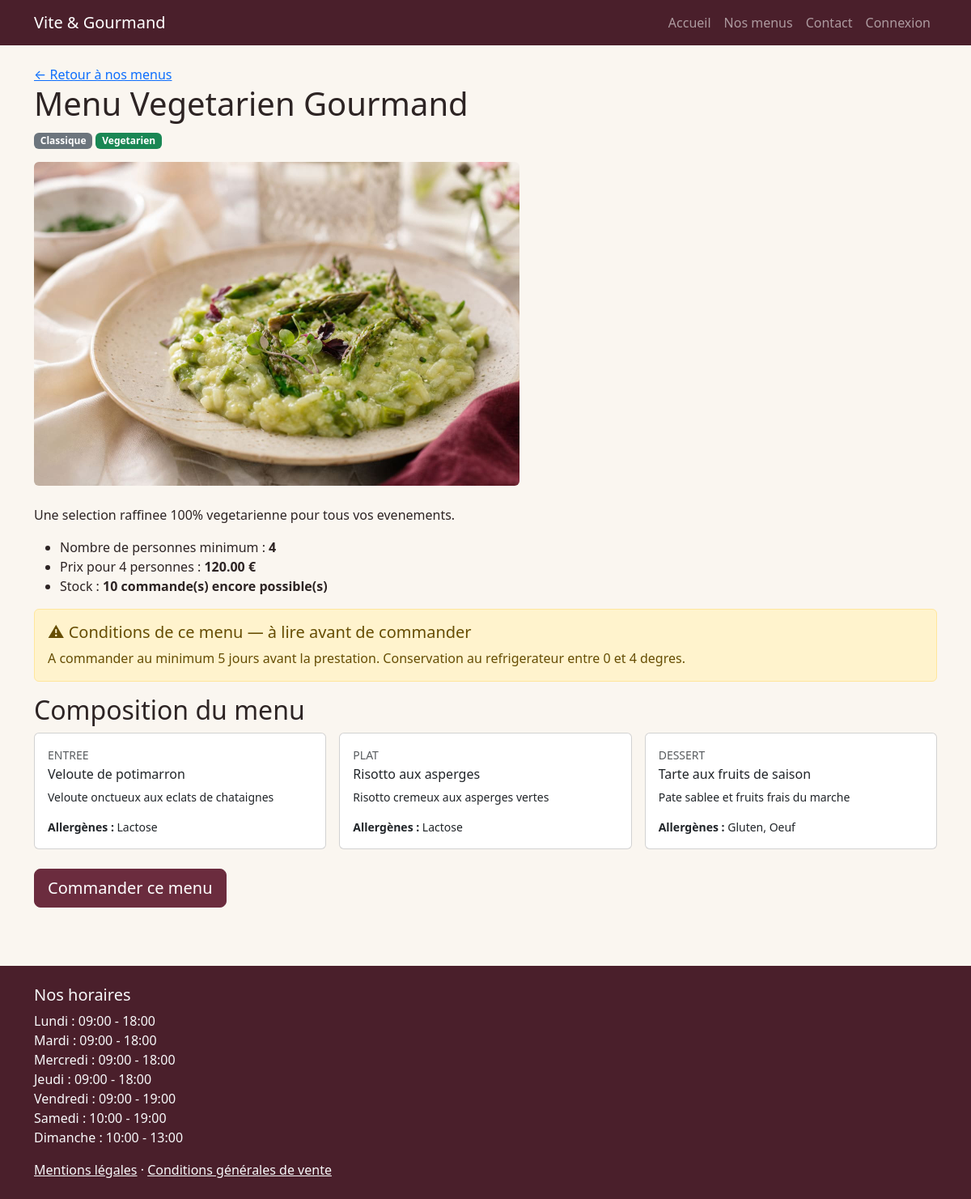
Page /menu-detail.php?id=3 on the committed database.
### tables this page shows
CREATE TABLE menu (
    id_menu INT AUTO_INCREMENT PRIMARY KEY,
    titre VARCHAR(100) NOT NULL,
    description TEXT NOT NULL,
    nb_personnes_min INT NOT NULL,
    prix_min DECIMAL(10,2) NOT NULL,            
    stock_disponible INT NOT NULL DEFAULT 0,    
    conditions TEXT NOT NULL,                   
    actif BOOLEAN NOT NULL DEFAULT TRUE,
    id_theme INT NOT NULL,
    id_regime INT NOT NULL,
    CONSTRAINT fk_menu_theme FOREIGN KEY (id_theme) REFERENCES theme(id_theme),
    CONSTRAINT fk_menu_regime FOREIGN KEY (id_regime) REFERENCES regime(id_regime)
);

CREATE TABLE theme (
    id_theme INT AUTO_INCREMENT PRIMARY KEY,
    nom_theme VARCHAR(50) NOT NULL UNIQUE
);

CREATE TABLE regime (
    id_regime INT AUTO_INCREMENT PRIMARY KEY,
    nom_regime VARCHAR(50) NOT NULL UNIQUE
);

CREATE TABLE horaire (
    id_horaire INT AUTO_INCREMENT PRIMARY KEY,
    jour ENUM('lundi','mardi','mercredi','jeudi','vendredi','samedi','dimanche') NOT NULL UNIQUE,
    heure_ouverture TIME NOT NULL,
    heure_fermeture TIME NOT NULL
);

### config/env.php (called while the page is built, shortened)
<?php
function env(string $key, ?string $default = null): ?string
{
    $candidates = [
        getenv($key),
        $_ENV[$key] ?? null,
        $_SERVER[$key] ?? null,
    ];
    foreach ($candidates as $value) {
        if ($value !== false && $value !== null && $value !== '') {
            return (string) $value;
        }
    }
    return $default;
}

### config/app.php (called while the page is built, shortened)
<?php
function getBasePath(): string
{
    $scriptDir = str_replace('\\', '/', dirname($_SERVER['SCRIPT_NAME'] ?? '/ecf'));
    $base = rtrim($scriptDir, '/');
    return ($base === '' ? '' : $base) . '/';
}

### includes/menu-image.php (called while the page is built, shortened)
<?php
function menuImagePath(?string $urlImage): string
{
    $default = 'asset/img/menu-default.jpg';
    $root = dirname(__DIR__);
    if ($urlImage) {
        $relative = ltrim(str_replace('\\', '/', $urlImage), '/');
        if (is_file($root . '/' . $relative)) {
            return $relative;
        }
    }
    return $default;
}
function menuImageUrl(?string $urlImage, ?string $basePath = null): string
{
    return rtrim($basePath, '/') . '/' . menuImagePath($urlImage);
}

### menu-detail.php (the view, shortened to what this page needs)
<?php
require_once 'config/database.php';
$id = (int) ($_GET['id'] ?? 0);
$stmt = $pdo->prepare(
    'SELECT m.*, t.nom_theme, r.nom_regime
     FROM menu m
     JOIN theme t ON t.id_theme = m.id_theme
     JOIN regime r ON r.id_regime = m.id_regime
     WHERE m.id_menu = :id AND m.actif = TRUE'
);
$stmt->execute(['id' => $id]);
$menu = $stmt->fetch();
$stmt = $pdo->prepare('SELECT url_image, alt_text FROM image WHERE id_menu = :id');
$stmt->execute(['id' => $id]);
$images = $stmt->fetchAll();
$stmt = $pdo->prepare(
    "SELECT p.nom_plat, p.description, p.type_plat,
            GROUP_CONCAT(a.nom_allergene SEPARATOR ', ') AS allergenes
     FROM plat p
     JOIN menu_plat mp ON mp.id_plat = p.id_plat
     LEFT JOIN plat_allergene pa ON pa.id_plat = p.id_plat
     LEFT JOIN allergene a ON a.id_allergene = pa.id_allergene
     WHERE mp.id_menu = :id
     GROUP BY p.id_plat
     ORDER BY FIELD(p.type_plat, 'entree', 'plat', 'dessert')"
);
$stmt->execute(['id' => $id]);
$plats = $stmt->fetchAll();
require 'includes/header.php';
require_once __DIR__ . '/includes/menu-image.php';
$imagesResolues = [];
foreach ($images as $img) {
    $imagesResolues[] = [
        'url_image' => menuImageUrl($img['url_image'] ?? null, getBasePath()),
        'alt_text' => $img['alt_text'] ?: $menu['titre'],
    ];
}
?>
<nav aria-label="Fil d'Ariane">
    <a href="menus.php">&larr; Retour à nos menus</a>
</nav>
<h1><?= htmlspecialchars($menu['titre']) ?></h1>
<p>
    <span class="badge bg-secondary"><?= htmlspecialchars($menu['nom_theme']) ?></span>
    <span class="badge bg-success"><?= htmlspecialchars($menu['nom_regime']) ?></span>
</p>
<div id="galerie" class="carousel slide mb-4" data-bs-ride="carousel" style="max-width: 600px;">
    <div class="carousel-inner">
        <?php foreach ($imagesResolues as $i => $img): ?>
        <div class="carousel-item <?= $i === 0 ? 'active' : '' ?>">
            <img src="<?= htmlspecialchars($img['url_image']) ?>"
                 alt="<?= htmlspecialchars($img['alt_text']) ?>" class="d-block w-100 rounded">
        </div>
        <?php endforeach; ?>
    </div>
</div>
<p><?= nl2br(htmlspecialchars($menu['description'])) ?></p>
<ul>
    <li>Nombre de personnes minimum : <strong><?= $menu['nb_personnes_min'] ?></strong></li>
    <li>Prix pour <?= $menu['nb_personnes_min'] ?> personnes : <strong><?= $menu['prix_min'] ?> €</strong></li>
    <li>Stock : <strong><?= $menu['stock_disponible'] ?> commande(s) encore possible(s)</strong></li>
</ul>
<div class="alert alert-warning border border-warning-subtle" role="alert">
    <h2 class="h5">⚠ Conditions de ce menu — à lire avant de commander</h2>
    <p class="mb-0"><?= nl2br(htmlspecialchars($menu['conditions'])) ?></p>
</div>
<h2>Composition du menu</h2>
<div class="row g-3 mb-4">
    <?php foreach ($plats as $plat): ?>
    <div class="col-md-4">
        <div class="card h-100">
            <div class="card-body">
                <p class="text-uppercase text-muted small mb-1"><?= htmlspecialchars($plat['type_plat']) ?></p>
                <h3 class="h6"><?= htmlspecialchars($plat['nom_plat']) ?></h3>
                <p class="small"><?= htmlspecialchars($plat['description'] ?? '') ?></p>
                <p class="small mb-0">
                    <strong>Allergènes :</strong>
                    <?= $plat['allergenes'] ? htmlspecialchars($plat['allergenes']) : 'aucun' ?>
                </p>
            </div>
        </div>
    </div>
    <?php endforeach; ?>
</div>
<a class="btn btn-primary btn-lg" href="commande.php?menu=<?= $menu['id_menu'] ?>">Commander ce menu</a>
<?php require 'includes/footer.php'; ?>

### includes/footer.php (shortened to what this page needs)
</main>
<footer class="bg-dark text-light py-4 mt-5">
    <div class="container">
        <h2 class="h5">Nos horaires</h2>
        <ul class="list-unstyled">
            <?php
            $horaires = $pdo->query('SELECT jour, heure_ouverture, heure_fermeture FROM horaire')->fetchAll();
            foreach ($horaires as $h) {
                echo '<li>' . ucfirst($h['jour']) . ' : '
                    . substr($h['heure_ouverture'], 0, 5) . ' - '
                    . substr($h['heure_fermeture'], 0, 5) . '</li>';
            }
            ?>
        </ul>
        <p class="mb-0">
            <a class="link-light" href="<?= $basePath ?>mentions-legales.php">Mentions légales</a> ·
            <a class="link-light" href="<?= $basePath ?>cgv.php">Conditions générales de vente</a>
        </p>
    </div>
</footer>
</body>
</html>

### asset/index.css (style rules this page uses)
:root { --vg-bordeaux: #6b2c3e; --vg-bordeaux-dark: #4a1f2b; --vg-gold: #c9a227; --vg-cream: #faf6f0; --vg-text: #2d2424; }
html { height: 100%; }
body { min-height: 100%; display: flex; flex-direction: column; background-color: var(--vg-cream); color: var(--vg-text); }
body > footer { flex-shrink: 0; margin-top: auto; }
footer.bg-dark { background-color: var(--vg-bordeaux-dark) !important; }
.btn-primary { background-color: var(--vg-bordeaux); border-color: var(--vg-bordeaux); }

### rows in the picture
menu: titre "Menu Vegetarien Gourmand", id_theme.nom_theme "Classique", id_regime.nom_regime "Vegetarien", description "Une selection raffinee 100% vegetarienne pour tous vos evenements.", nb_personnes_min "4", prix_min "120.00", stock_disponible "10", conditions "A commander au minimum 5 jours avant la prestation. Conservation au refrigerateur entre 0 et 4 degres."
horaire: jour "Lundi", heure_ouverture "09:00", heure_fermeture "18:00"
horaire: jour "Mardi", heure_ouverture "09:00", heure_fermeture "18:00"
horaire: jour "Mercredi", heure_ouverture "09:00", heure_fermeture "18:00"
horaire: jour "Jeudi", heure_ouverture "09:00", heure_fermeture "18:00"
horaire: jour "Vendredi", heure_ouverture "09:00", heure_fermeture "19:00"
horaire: jour "Samedi", heure_ouverture "10:00", heure_fermeture "19:00"
horaire: jour "Dimanche", heure_ouverture "10:00", heure_fermeture "13:00"

### other values in the picture
$plat['type_plat'] "ENTREE"
$plat['nom_plat'] "Veloute de potimarron"
$plat['description'] "Veloute onctueux aux eclats de chataignes"
$plat['allergenes'] "Lactose"
$plat['type_plat'] "PLAT"
$plat['nom_plat'] "Risotto aux asperges"
$plat['description'] "Risotto cremeux aux asperges vertes"
$plat['type_plat'] "DESSERT"
$plat['nom_plat'] "Tarte aux fruits de saison"
$plat['description'] "Pate sablee et fruits frais du marche"
$plat['allergenes'] "Gluten, Oeuf"
